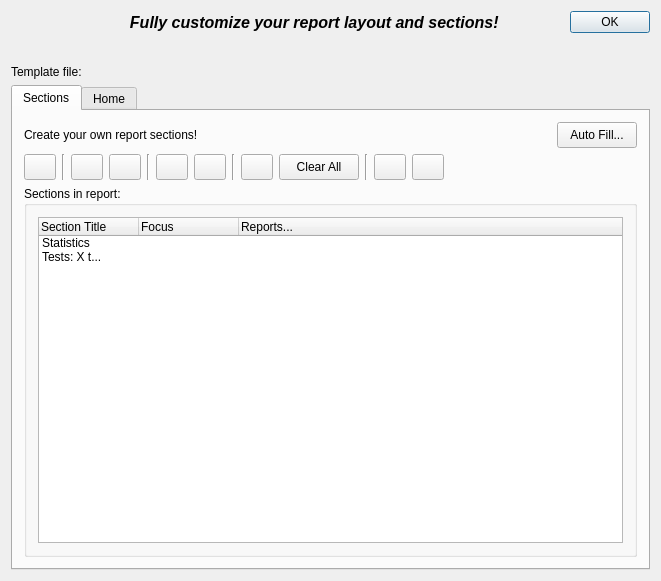
<?xml version="1.0" encoding="UTF-8"?>
<ui version="4.0">
 <class>ReportTemplateWizardDialogBase</class>
 <widget class="QDialog" name="ReportTemplateWizardDialogBase">
  <property name="geometry">
   <rect>
    <x>0</x>
    <y>0</y>
    <width>661</width>
    <height>581</height>
   </rect>
  </property>
  <property name="windowTitle">
   <string>Customize Report Layout!</string>
  </property>
  <property name="windowIcon">
   <iconset resource="gex.qrc">
    <normaloff>:/gex/icons/gex_application_48x48.png</normaloff>:/gex/icons/gex_application_48x48.png</iconset>
  </property>
  <property name="autoFillBackground">
   <bool>true</bool>
  </property>
  <layout class="QGridLayout" name="gridLayout_2">
   <item row="0" column="0">
    <layout class="QHBoxLayout" name="horizontalLayout">
     <property name="sizeConstraint">
      <enum>QLayout::SetDefaultConstraint</enum>
     </property>
     <item>
      <spacer name="horizontalSpacer">
       <property name="orientation">
        <enum>Qt::Horizontal</enum>
       </property>
       <property name="sizeType">
        <enum>QSizePolicy::Fixed</enum>
       </property>
       <property name="sizeHint" stdset="0">
        <size>
         <width>58</width>
         <height>20</height>
        </size>
       </property>
      </spacer>
     </item>
     <item>
      <widget class="QLabel" name="textLabel2">
       <property name="sizePolicy">
        <sizepolicy hsizetype="Expanding" vsizetype="Preferred">
         <horstretch>0</horstretch>
         <verstretch>0</verstretch>
        </sizepolicy>
       </property>
       <property name="maximumSize">
        <size>
         <width>32767</width>
         <height>32767</height>
        </size>
       </property>
       <property name="font">
        <font>
         <pointsize>12</pointsize>
         <weight>75</weight>
         <italic>true</italic>
         <bold>true</bold>
        </font>
       </property>
       <property name="text">
        <string>Fully customize your report layout and sections! </string>
       </property>
       <property name="alignment">
        <set>Qt::AlignCenter</set>
       </property>
       <property name="wordWrap">
        <bool>true</bool>
       </property>
      </widget>
     </item>
     <item>
      <widget class="QPushButton" name="pushButtonOnOk">
       <property name="sizePolicy">
        <sizepolicy hsizetype="Fixed" vsizetype="Fixed">
         <horstretch>0</horstretch>
         <verstretch>0</verstretch>
        </sizepolicy>
       </property>
       <property name="toolTip">
        <string>Proceed to the report creation</string>
       </property>
       <property name="text">
        <string>OK</string>
       </property>
      </widget>
     </item>
    </layout>
   </item>
   <item row="1" column="0">
    <layout class="QHBoxLayout" name="horizontalLayout_2">
     <item>
      <spacer name="horizontalSpacer_2">
       <property name="orientation">
        <enum>Qt::Horizontal</enum>
       </property>
       <property name="sizeHint" stdset="0">
        <size>
         <width>40</width>
         <height>20</height>
        </size>
       </property>
      </spacer>
     </item>
     <item>
      <widget class="QLabel" name="pixmapLabel3">
       <property name="pixmap">
        <pixmap resource="gex.qrc">:/gex/icons/customized_report.png</pixmap>
       </property>
       <property name="scaledContents">
        <bool>true</bool>
       </property>
       <property name="wordWrap">
        <bool>false</bool>
       </property>
      </widget>
     </item>
     <item>
      <spacer name="horizontalSpacer_3">
       <property name="orientation">
        <enum>Qt::Horizontal</enum>
       </property>
       <property name="sizeHint" stdset="0">
        <size>
         <width>40</width>
         <height>20</height>
        </size>
       </property>
      </spacer>
     </item>
    </layout>
   </item>
   <item row="2" column="0">
    <widget class="QLabel" name="textLabelTemplateFile">
     <property name="maximumSize">
      <size>
       <width>32767</width>
       <height>32767</height>
      </size>
     </property>
     <property name="text">
      <string>Template file:</string>
     </property>
     <property name="alignment">
      <set>Qt::AlignVCenter</set>
     </property>
     <property name="wordWrap">
      <bool>true</bool>
     </property>
    </widget>
   </item>
   <item row="3" column="0">
    <widget class="QTabWidget" name="tabWidget">
     <property name="toolTip">
      <string>Define report sections you want: Test statistics, histograms, etc...</string>
     </property>
     <property name="currentIndex">
      <number>0</number>
     </property>
     <widget class="QWidget" name="tabSections">
      <attribute name="title">
       <string>Sections</string>
      </attribute>
      <layout class="QGridLayout" name="gridLayout_4">
       <item row="0" column="0">
        <layout class="QHBoxLayout" name="horizontalLayout_4">
         <item>
          <widget class="QLabel" name="TextLabel_2">
           <property name="sizePolicy">
            <sizepolicy hsizetype="Fixed" vsizetype="Preferred">
             <horstretch>0</horstretch>
             <verstretch>0</verstretch>
            </sizepolicy>
           </property>
           <property name="minimumSize">
            <size>
             <width>220</width>
             <height>0</height>
            </size>
           </property>
           <property name="maximumSize">
            <size>
             <width>220</width>
             <height>16777215</height>
            </size>
           </property>
           <property name="text">
            <string>Create your own report sections!</string>
           </property>
           <property name="alignment">
            <set>Qt::AlignLeading|Qt::AlignLeft|Qt::AlignVCenter</set>
           </property>
           <property name="wordWrap">
            <bool>true</bool>
           </property>
          </widget>
         </item>
         <item>
          <spacer name="horizontalSpacer_5">
           <property name="orientation">
            <enum>Qt::Horizontal</enum>
           </property>
           <property name="sizeHint" stdset="0">
            <size>
             <width>278</width>
             <height>20</height>
            </size>
           </property>
          </spacer>
         </item>
         <item>
          <widget class="QPushButton" name="PushButtonAutoFill">
           <property name="sizePolicy">
            <sizepolicy hsizetype="Fixed" vsizetype="Fixed">
             <horstretch>0</horstretch>
             <verstretch>0</verstretch>
            </sizepolicy>
           </property>
           <property name="minimumSize">
            <size>
             <width>80</width>
             <height>26</height>
            </size>
           </property>
           <property name="maximumSize">
            <size>
             <width>80</width>
             <height>26</height>
            </size>
           </property>
           <property name="toolTip">
            <string>Auto create all sections for a typical report...</string>
           </property>
           <property name="text">
            <string>Auto Fill...</string>
           </property>
          </widget>
         </item>
        </layout>
       </item>
       <item row="1" column="0">
        <layout class="QHBoxLayout" name="horizontalLayout_3">
         <item>
          <widget class="QPushButton" name="buttonAddSection">
           <property name="sizePolicy">
            <sizepolicy hsizetype="Fixed" vsizetype="Fixed">
             <horstretch>0</horstretch>
             <verstretch>0</verstretch>
            </sizepolicy>
           </property>
           <property name="minimumSize">
            <size>
             <width>32</width>
             <height>26</height>
            </size>
           </property>
           <property name="maximumSize">
            <size>
             <width>32</width>
             <height>26</height>
            </size>
           </property>
           <property name="toolTip">
            <string>Create report section</string>
           </property>
           <property name="text">
            <string/>
           </property>
           <property name="icon">
            <iconset resource="gex.qrc">
             <normaloff>:/gex/icons/script_new.png</normaloff>:/gex/icons/script_new.png</iconset>
           </property>
           <property name="iconSize">
            <size>
             <width>32</width>
             <height>32</height>
            </size>
           </property>
          </widget>
         </item>
         <item>
          <widget class="Line" name="Line1">
           <property name="frameShape">
            <enum>QFrame::VLine</enum>
           </property>
           <property name="frameShadow">
            <enum>QFrame::Sunken</enum>
           </property>
          </widget>
         </item>
         <item>
          <widget class="QPushButton" name="buttonLoadReportTemplate">
           <property name="sizePolicy">
            <sizepolicy hsizetype="Fixed" vsizetype="Fixed">
             <horstretch>0</horstretch>
             <verstretch>0</verstretch>
            </sizepolicy>
           </property>
           <property name="minimumSize">
            <size>
             <width>32</width>
             <height>26</height>
            </size>
           </property>
           <property name="maximumSize">
            <size>
             <width>32</width>
             <height>26</height>
            </size>
           </property>
           <property name="toolTip">
            <string>Load Report template from disk...</string>
           </property>
           <property name="text">
            <string/>
           </property>
           <property name="icon">
            <iconset resource="gex.qrc">
             <normaloff>:/gex/icons/file_open.png</normaloff>:/gex/icons/file_open.png</iconset>
           </property>
           <property name="iconSize">
            <size>
             <width>32</width>
             <height>32</height>
            </size>
           </property>
          </widget>
         </item>
         <item>
          <widget class="QPushButton" name="buttonSaveReportTemplate">
           <property name="sizePolicy">
            <sizepolicy hsizetype="Fixed" vsizetype="Fixed">
             <horstretch>0</horstretch>
             <verstretch>0</verstretch>
            </sizepolicy>
           </property>
           <property name="minimumSize">
            <size>
             <width>32</width>
             <height>26</height>
            </size>
           </property>
           <property name="maximumSize">
            <size>
             <width>32</width>
             <height>26</height>
            </size>
           </property>
           <property name="toolTip">
            <string>Save Report Template file for later re-use...</string>
           </property>
           <property name="text">
            <string/>
           </property>
           <property name="icon">
            <iconset resource="gex.qrc">
             <normaloff>:/gex/icons/file_save.png</normaloff>:/gex/icons/file_save.png</iconset>
           </property>
           <property name="iconSize">
            <size>
             <width>32</width>
             <height>32</height>
            </size>
           </property>
          </widget>
         </item>
         <item>
          <widget class="Line" name="Line2">
           <property name="frameShape">
            <enum>QFrame::VLine</enum>
           </property>
           <property name="frameShadow">
            <enum>QFrame::Sunken</enum>
           </property>
          </widget>
         </item>
         <item>
          <widget class="QPushButton" name="buttonEditSection">
           <property name="sizePolicy">
            <sizepolicy hsizetype="Fixed" vsizetype="Fixed">
             <horstretch>0</horstretch>
             <verstretch>0</verstretch>
            </sizepolicy>
           </property>
           <property name="minimumSize">
            <size>
             <width>32</width>
             <height>26</height>
            </size>
           </property>
           <property name="maximumSize">
            <size>
             <width>32</width>
             <height>26</height>
            </size>
           </property>
           <property name="focusPolicy">
            <enum>Qt::TabFocus</enum>
           </property>
           <property name="toolTip">
            <string>Edit section's settings</string>
           </property>
           <property name="text">
            <string/>
           </property>
           <property name="icon">
            <iconset resource="gex.qrc">
             <normaloff>:/gex/icons/properties.png</normaloff>:/gex/icons/properties.png</iconset>
           </property>
           <property name="iconSize">
            <size>
             <width>32</width>
             <height>32</height>
            </size>
           </property>
          </widget>
         </item>
         <item>
          <widget class="QPushButton" name="buttonDuplicateSection">
           <property name="sizePolicy">
            <sizepolicy hsizetype="Fixed" vsizetype="Fixed">
             <horstretch>0</horstretch>
             <verstretch>0</verstretch>
            </sizepolicy>
           </property>
           <property name="minimumSize">
            <size>
             <width>32</width>
             <height>26</height>
            </size>
           </property>
           <property name="maximumSize">
            <size>
             <width>32</width>
             <height>26</height>
            </size>
           </property>
           <property name="sizeIncrement">
            <size>
             <width>32</width>
             <height>26</height>
            </size>
           </property>
           <property name="toolTip">
            <string>Duplicate selected report section</string>
           </property>
           <property name="text">
            <string/>
           </property>
           <property name="icon">
            <iconset resource="gex.qrc">
             <normaloff>:/gex/icons/copy.png</normaloff>:/gex/icons/copy.png</iconset>
           </property>
           <property name="iconSize">
            <size>
             <width>32</width>
             <height>32</height>
            </size>
           </property>
          </widget>
         </item>
         <item>
          <widget class="Line" name="Line3">
           <property name="frameShape">
            <enum>QFrame::VLine</enum>
           </property>
           <property name="frameShadow">
            <enum>QFrame::Sunken</enum>
           </property>
          </widget>
         </item>
         <item>
          <widget class="QPushButton" name="buttonRemoveSection">
           <property name="sizePolicy">
            <sizepolicy hsizetype="Fixed" vsizetype="Fixed">
             <horstretch>0</horstretch>
             <verstretch>0</verstretch>
            </sizepolicy>
           </property>
           <property name="minimumSize">
            <size>
             <width>32</width>
             <height>26</height>
            </size>
           </property>
           <property name="maximumSize">
            <size>
             <width>32</width>
             <height>26</height>
            </size>
           </property>
           <property name="toolTip">
            <string>Remove section from report</string>
           </property>
           <property name="text">
            <string/>
           </property>
           <property name="icon">
            <iconset resource="gex.qrc">
             <normaloff>:/gex/icons/file_remove.png</normaloff>:/gex/icons/file_remove.png</iconset>
           </property>
           <property name="iconSize">
            <size>
             <width>32</width>
             <height>32</height>
            </size>
           </property>
          </widget>
         </item>
         <item>
          <widget class="QPushButton" name="PushButtonClearAll">
           <property name="sizePolicy">
            <sizepolicy hsizetype="Fixed" vsizetype="Fixed">
             <horstretch>0</horstretch>
             <verstretch>0</verstretch>
            </sizepolicy>
           </property>
           <property name="minimumSize">
            <size>
             <width>80</width>
             <height>26</height>
            </size>
           </property>
           <property name="maximumSize">
            <size>
             <width>80</width>
             <height>26</height>
            </size>
           </property>
           <property name="toolTip">
            <string>Remove ALL sections in report</string>
           </property>
           <property name="text">
            <string>Clear All</string>
           </property>
          </widget>
         </item>
         <item>
          <widget class="Line" name="Line4">
           <property name="frameShape">
            <enum>QFrame::VLine</enum>
           </property>
           <property name="frameShadow">
            <enum>QFrame::Sunken</enum>
           </property>
          </widget>
         </item>
         <item>
          <widget class="QPushButton" name="buttonUp">
           <property name="sizePolicy">
            <sizepolicy hsizetype="Fixed" vsizetype="Fixed">
             <horstretch>0</horstretch>
             <verstretch>0</verstretch>
            </sizepolicy>
           </property>
           <property name="minimumSize">
            <size>
             <width>32</width>
             <height>26</height>
            </size>
           </property>
           <property name="maximumSize">
            <size>
             <width>32</width>
             <height>26</height>
            </size>
           </property>
           <property name="toolTip">
            <string>Move selection Up (Reorder)</string>
           </property>
           <property name="text">
            <string/>
           </property>
           <property name="icon">
            <iconset resource="gex.qrc">
             <normaloff>:/gex/icons/arrow_up.png</normaloff>:/gex/icons/arrow_up.png</iconset>
           </property>
           <property name="iconSize">
            <size>
             <width>32</width>
             <height>32</height>
            </size>
           </property>
          </widget>
         </item>
         <item>
          <widget class="QPushButton" name="buttonDown">
           <property name="sizePolicy">
            <sizepolicy hsizetype="Fixed" vsizetype="Fixed">
             <horstretch>0</horstretch>
             <verstretch>0</verstretch>
            </sizepolicy>
           </property>
           <property name="minimumSize">
            <size>
             <width>32</width>
             <height>26</height>
            </size>
           </property>
           <property name="maximumSize">
            <size>
             <width>32</width>
             <height>26</height>
            </size>
           </property>
           <property name="toolTip">
            <string>Move selection Down (Reorder)</string>
           </property>
           <property name="text">
            <string/>
           </property>
           <property name="icon">
            <iconset resource="gex.qrc">
             <normaloff>:/gex/icons/arrow_down.png</normaloff>:/gex/icons/arrow_down.png</iconset>
           </property>
           <property name="iconSize">
            <size>
             <width>32</width>
             <height>32</height>
            </size>
           </property>
          </widget>
         </item>
         <item>
          <spacer name="horizontalSpacer_4">
           <property name="orientation">
            <enum>Qt::Horizontal</enum>
           </property>
           <property name="sizeHint" stdset="0">
            <size>
             <width>178</width>
             <height>20</height>
            </size>
           </property>
          </spacer>
         </item>
        </layout>
       </item>
       <item row="2" column="0">
        <widget class="QGroupBox" name="groupBox_3">
         <property name="title">
          <string>Sections in report:</string>
         </property>
         <layout class="QGridLayout" name="gridLayout_6">
          <item row="0" column="0">
           <widget class="QTreeWidget" name="ListView">
            <property name="rootIsDecorated">
             <bool>false</bool>
            </property>
            <column>
             <property name="text">
              <string>Section Title</string>
             </property>
            </column>
            <column>
             <property name="text">
              <string>Focus</string>
             </property>
            </column>
            <column>
             <property name="text">
              <string>Reports...</string>
             </property>
            </column>
            <item>
             <property name="text">
              <string>Statistics</string>
             </property>
            </item>
            <item>
             <property name="text">
              <string>Tests: X t...</string>
             </property>
            </item>
           </widget>
          </item>
         </layout>
        </widget>
       </item>
      </layout>
     </widget>
     <widget class="QWidget" name="tabHome">
      <attribute name="title">
       <string>Home</string>
      </attribute>
      <layout class="QGridLayout" name="gridLayout_5">
       <item row="0" column="0" colspan="2">
        <widget class="QLabel" name="TextLabel">
         <property name="minimumSize">
          <size>
           <width>510</width>
           <height>0</height>
          </size>
         </property>
         <property name="text">
          <string>Customize the text to display on the report's home page, and select your company logo!</string>
         </property>
         <property name="alignment">
          <set>Qt::AlignTop</set>
         </property>
         <property name="wordWrap">
          <bool>true</bool>
         </property>
        </widget>
       </item>
       <item row="1" column="0">
        <widget class="QGroupBox" name="groupBox">
         <property name="title">
          <string>Your home page text:</string>
         </property>
         <layout class="QGridLayout" name="gridLayout">
          <item row="0" column="0">
           <widget class="QTextEdit" name="textHtml"/>
          </item>
         </layout>
        </widget>
       </item>
       <item row="1" column="1">
        <widget class="QGroupBox" name="groupBox_2">
         <property name="sizePolicy">
          <sizepolicy hsizetype="Preferred" vsizetype="Preferred">
           <horstretch>0</horstretch>
           <verstretch>0</verstretch>
          </sizepolicy>
         </property>
         <property name="minimumSize">
          <size>
           <width>240</width>
           <height>250</height>
          </size>
         </property>
         <property name="title">
          <string>Logo to display:</string>
         </property>
         <widget class="QLabel" name="TextLabelPreviewStatus">
          <property name="geometry">
           <rect>
            <x>13</x>
            <y>56</y>
            <width>221</width>
            <height>211</height>
           </rect>
          </property>
          <property name="sizePolicy">
           <sizepolicy hsizetype="Expanding" vsizetype="Expanding">
            <horstretch>0</horstretch>
            <verstretch>0</verstretch>
           </sizepolicy>
          </property>
          <property name="text">
           <string>Report will display your GIF file correctly (unless HTML rpeort selected). No preview is available...</string>
          </property>
          <property name="alignment">
           <set>Qt::AlignLeading|Qt::AlignLeft|Qt::AlignVCenter</set>
          </property>
          <property name="wordWrap">
           <bool>true</bool>
          </property>
         </widget>
         <widget class="QLabel" name="pixmapLogo">
          <property name="geometry">
           <rect>
            <x>10</x>
            <y>60</y>
            <width>221</width>
            <height>201</height>
           </rect>
          </property>
          <property name="sizePolicy">
           <sizepolicy hsizetype="Expanding" vsizetype="Expanding">
            <horstretch>0</horstretch>
            <verstretch>0</verstretch>
           </sizepolicy>
          </property>
          <property name="alignment">
           <set>Qt::AlignCenter</set>
          </property>
         </widget>
         <widget class="QWidget" name="layoutWidget">
          <property name="geometry">
           <rect>
            <x>4</x>
            <y>23</y>
            <width>231</width>
            <height>28</height>
           </rect>
          </property>
          <layout class="QHBoxLayout" name="horizontalLayout_5">
           <property name="sizeConstraint">
            <enum>QLayout::SetFixedSize</enum>
           </property>
           <item>
            <widget class="QPushButton" name="buttonAddLogo">
             <property name="sizePolicy">
              <sizepolicy hsizetype="Fixed" vsizetype="Fixed">
               <horstretch>0</horstretch>
               <verstretch>0</verstretch>
              </sizepolicy>
             </property>
             <property name="minimumSize">
              <size>
               <width>32</width>
               <height>26</height>
              </size>
             </property>
             <property name="maximumSize">
              <size>
               <width>32</width>
               <height>26</height>
              </size>
             </property>
             <property name="toolTip">
              <string>Browse disk to pick your logo...</string>
             </property>
             <property name="text">
              <string/>
             </property>
             <property name="icon">
              <iconset resource="gex.qrc">
               <normaloff>:/gex/icons/file_open.png</normaloff>:/gex/icons/file_open.png</iconset>
             </property>
             <property name="iconSize">
              <size>
               <width>32</width>
               <height>32</height>
              </size>
             </property>
            </widget>
           </item>
           <item>
            <widget class="QPushButton" name="buttonRemoveLogo">
             <property name="sizePolicy">
              <sizepolicy hsizetype="Fixed" vsizetype="Fixed">
               <horstretch>0</horstretch>
               <verstretch>0</verstretch>
              </sizepolicy>
             </property>
             <property name="minimumSize">
              <size>
               <width>32</width>
               <height>26</height>
              </size>
             </property>
             <property name="maximumSize">
              <size>
               <width>32</width>
               <height>26</height>
              </size>
             </property>
             <property name="toolTip">
              <string>Remove logo from home page</string>
             </property>
             <property name="text">
              <string/>
             </property>
             <property name="icon">
              <iconset resource="gex.qrc">
               <normaloff>:/gex/icons/file_remove.png</normaloff>:/gex/icons/file_remove.png</iconset>
             </property>
             <property name="iconSize">
              <size>
               <width>32</width>
               <height>32</height>
              </size>
             </property>
            </widget>
           </item>
           <item>
            <widget class="QLabel" name="TextLabelImageName">
             <property name="text">
              <string>file:</string>
             </property>
             <property name="alignment">
              <set>Qt::AlignLeading|Qt::AlignLeft|Qt::AlignVCenter</set>
             </property>
             <property name="wordWrap">
              <bool>true</bool>
             </property>
            </widget>
           </item>
          </layout>
         </widget>
        </widget>
       </item>
      </layout>
     </widget>
    </widget>
   </item>
  </layout>
 </widget>
 <layoutdefault spacing="6" margin="11"/>
 <tabstops>
  <tabstop>pushButtonOnOk</tabstop>
 </tabstops>
 <resources>
  <include location="gex.qrc"/>
 </resources>
 <connections/>
</ui>
